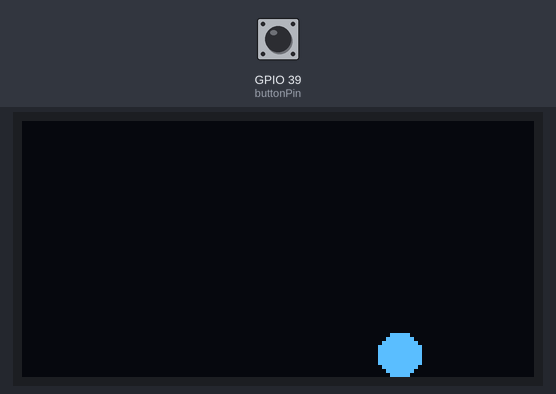
A program run on a simulated ESP32. On the bench: 128×64 one-colour display. The test bench sets the inputs (shaded band); at power-on: GPIO 39 (buttonPin) HIGH. The display library's start-up logo is not drawn; random numbers use the default seed unless the program sets one; what the program prints to the serial monitor is not drawn.

Above: at 3.2 s.
3.3 s: GPIO 39 (buttonPin) pulled LOW for 0.15 s
5.2 s: GPIO 39 (buttonPin) pulled LOW for 1 s
At 5.56 s:
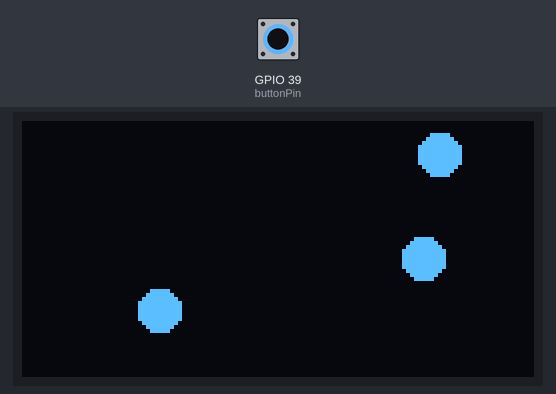
7.7 s: GPIO 39 (buttonPin) pulled LOW for 0.15 s
9.4 s: GPIO 39 (buttonPin) pulled LOW for 1 s
At 9.82 s:
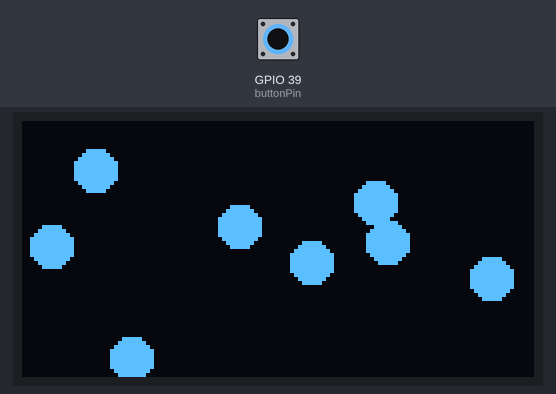

The program:

main.cpp
```cpp
#include <Wire.h>
#include <Adafruit_GFX.h>
#include <Adafruit_SH110X.h>

#define SCREEN_WIDTH 64
#define SCREEN_HEIGHT 128

const int buttonPin = 39;

Adafruit_SH1107 display = Adafruit_SH1107(SCREEN_WIDTH, SCREEN_HEIGHT, &Wire, -1);

const int maxCircles = 20;  // Maximum number of circles
int circleCount = 1;        // Start with one circle

struct Circle {
  int x;
  int y;
  int radius;
  int xSpeed;
  int ySpeed;
};

Circle circles[maxCircles];

void setup() {
  Serial.begin(115200);
  pinMode(buttonPin, INPUT);
  Wire.begin(26, 32);

  if(!display.begin(0x3C, true)) {
    Serial.println(F("SH1107 allocation failed"));
    for(;;);
  }

  display.display();
  delay(2000);  // Pause for 2 seconds

  display.clearDisplay();
  display.setRotation(1);

  // Initialize the first circle
  circles[0] = {SCREEN_HEIGHT / 2, SCREEN_WIDTH / 2, 5, 2, 2};
}

void loop() {
  int buttonState = digitalRead(buttonPin);
  if (buttonState == LOW && circleCount < maxCircles) {
    Serial.println("Button pressed");

    // Attempt to place the new circle without overlapping existing circles
    bool validPosition = false;
    int newX, newY;
    while (!validPosition) {
      newX = random(10, SCREEN_HEIGHT - 10);
      newY = random(10, SCREEN_WIDTH - 10);
      validPosition = true;

      // Check for overlap with existing circles
      for (int i = 0; i < circleCount; i++) {
        int dx = circles[i].x - newX;
        int dy = circles[i].y - newY;
        int distance = sqrt(dx * dx + dy * dy);
        if (distance < circles[i].radius * 2) {
          validPosition = false;
          break;
        }
      }
    }

    circles[circleCount] = {newX, newY, 5, random(-2, 3), random(-2, 3)};
    circleCount++;
    delay(200); // Debounce delay
  }

  // Clear the display buffer
  display.clearDisplay();

  // Update and draw each circle
  for (int i = 0; i < circleCount; i++) {
    circles[i].x += circles[i].xSpeed;
    circles[i].y += circles[i].ySpeed;

    // Check for collisions with the edges of the screen
    if (circles[i].x - circles[i].radius < 0 || circles[i].x + circles[i].radius > SCREEN_HEIGHT) {
      circles[i].xSpeed = -circles[i].xSpeed;
    }
    if (circles[i].y - circles[i].radius < 0 || circles[i].y + circles[i].radius > SCREEN_WIDTH) {
      circles[i].ySpeed = -circles[i].ySpeed;
    }

    // Check for collisions with other circles
    for (int j = i + 1; j < circleCount; j++) {
      int dx = circles[j].x - circles[i].x;
      int dy = circles[j].y - circles[i].y;
      int distance = sqrt(dx * dx + dy * dy);
      if (distance < circles[i].radius + circles[j].radius) {
        // Simple elastic collision: swap speeds
        int tempXSpeed = circles[i].xSpeed;
        int tempYSpeed = circles[i].ySpeed;
        circles[i].xSpeed = circles[j].xSpeed;
        circles[i].ySpeed = circles[j].ySpeed;
        circles[j].xSpeed = tempXSpeed;
        circles[j].ySpeed = tempYSpeed;
      }
    }

    // Draw the circle
    display.fillCircle(circles[i].x, circles[i].y, circles[i].radius, SH110X_WHITE);
  }

  // Display the updated buffer
  display.display();

  // Small delay to control the speed of the circles' movement
  delay(50);
}


/*
//--Without collision between bubbles
#include <Wire.h>
#include <Adafruit_GFX.h>
#include <Adafruit_SH110X.h>

#define SCREEN_WIDTH 64
#define SCREEN_HEIGHT 128

const int buttonPin = 39;

Adafruit_SH1107 display = Adafruit_SH1107(SCREEN_WIDTH, SCREEN_HEIGHT, &Wire, -1);

const int maxCircles = 20;  // Maximum number of circles
int circleCount = 1;        // Start with one circle

struct Circle {
  int x;
  int y;
  int radius;
  int xSpeed;
  int ySpeed;
};

Circle circles[maxCircles];

void setup() {
  Serial.begin(115200);
  pinMode(buttonPin, INPUT);
  Wire.begin(26, 32);

  if(!display.begin(0x3C, true)) {
    Serial.println(F("SH1107 allocation failed"));
    for(;;);
  }

  display.display();
  delay(2000);  // Pause for 2 seconds

  display.clearDisplay();
  display.setRotation(1);

  // Initialize the first circle
  circles[0] = {SCREEN_HEIGHT / 2, SCREEN_WIDTH / 2, 5, 2, 2};
}

void loop() {
  int buttonState = digitalRead(buttonPin);
  if (buttonState == LOW && circleCount < maxCircles) {
    Serial.println("Button pressed");
    circles[circleCount] = {random(10, SCREEN_HEIGHT - 10), random(10, SCREEN_WIDTH - 10), 5, random(-2, 3), random(-2, 3)};
    circleCount++;
    delay(200); // Debounce delay
  }

  // Clear the display buffer
  display.clearDisplay();

  // Update and draw each circle
  for (int i = 0; i < circleCount; i++) {
    circles[i].x += circles[i].xSpeed;
    circles[i].y += circles[i].ySpeed;

    // Check for collisions with the edges of the screen
    if (circles[i].x - circles[i].radius < 0 || circles[i].x + circles[i].radius > SCREEN_HEIGHT) {
      circles[i].xSpeed = -circles[i].xSpeed;
    }
    if (circles[i].y - circles[i].radius < 0 || circles[i].y + circles[i].radius > SCREEN_WIDTH) {
      circles[i].ySpeed = -circles[i].ySpeed;
    }

    // Draw the circle
    display.fillCircle(circles[i].x, circles[i].y, circles[i].radius, SH110X_WHITE);
  }

  // Display the updated buffer
  display.display();

  // Small delay to control the speed of the circles' movement
  delay(50);
}
*/
```
